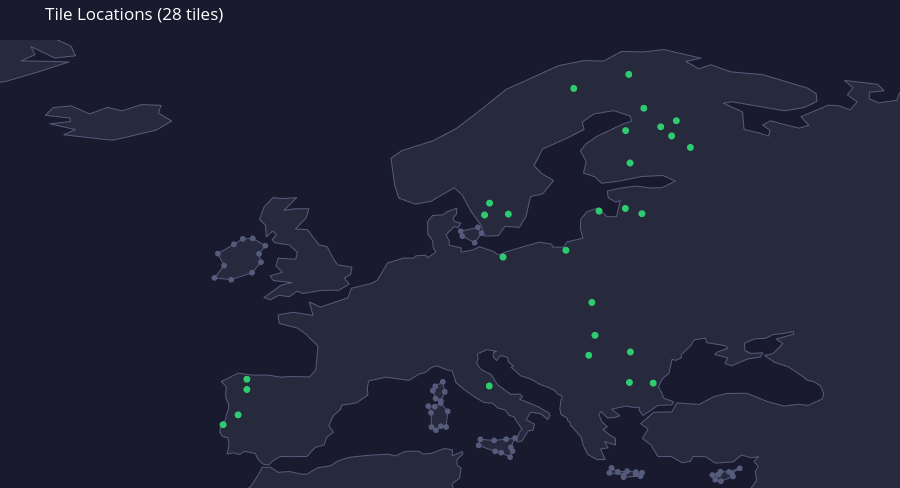

The cell this chart's notebook holds for it:
### Code cell
import glob
import json

import geopandas as gpd
import geodatasets
import plotly.graph_objects as go

records = []
for path in glob.glob("data/test_tiles/*/metadata.json"):
    with open(path) as f:
        meta = json.load(f)
    b = meta["bounds"]
    records.append({
        "tile_id": meta["tile_id"],
        "lon": (b["min_lon"] + b["max_lon"]) / 2,
        "lat": (b["min_lat"] + b["max_lat"]) / 2,
    })

print(f"Loaded {len(records)} tiles")

lons = [r["lon"] for r in records]
lats = [r["lat"] for r in records]
tile_ids = [r["tile_id"] for r in records]

world = gpd.read_file(geodatasets.get_path("naturalearth.land"))
EUROPE_BBOX = (-25, 34, 45, 72)  # min_lon, min_lat, max_lon, max_lat
europe = world.cx[EUROPE_BBOX[0]:EUROPE_BBOX[2], EUROPE_BBOX[1]:EUROPE_BBOX[3]]

fig = go.Figure()

# Draw land polygons as filled traces
for geom in europe.geometry:
    polys = geom.geoms if geom.geom_type == "MultiPolygon" else [geom]
    for poly in polys:
        x, y = poly.exterior.xy
        fig.add_trace(go.Scattergl(
            x=list(x), y=list(y),
            fill="toself",
            fillcolor="#27293d",
            line=dict(color="#555b7a", width=1),
            hoverinfo="skip",
            showlegend=False,
        ))

# Tile points — hover/click shows tile_id
fig.add_trace(go.Scattergl(
    x=lons, y=lats,
    mode="markers",
    marker=dict(size=7, color="#2ecc71"),
    text=tile_ids,
    hovertemplate="%{text}<br>lon: %{x:.3f}<br>lat: %{y:.3f}<extra></extra>",
    name="Tiles",
    showlegend=False
))

lon_span = EUROPE_BBOX[2] - EUROPE_BBOX[0]  # 70
lat_span = EUROPE_BBOX[3] - EUROPE_BBOX[1]  # 38

fig.update_layout(
    title=f"Tile Locations ({len(records)} tiles)",
    showlegend=False,  # belt-and-braces, kills legend at the figure level too
    xaxis=dict(range=[EUROPE_BBOX[0], EUROPE_BBOX[2]], visible=False),
    yaxis=dict(range=[EUROPE_BBOX[1], EUROPE_BBOX[3]], visible=False, scaleanchor="x"),
    plot_bgcolor="#1a1a2e",
    paper_bgcolor="#1a1a2e",
    font=dict(color="white"),
    width=900, height=(900 * lat_span / lon_span),
    margin=dict(l=0, r=0, t=40, b=0),  # small margins; t=40 leaves room for the title
)

fig.show()

### Figure 1 — Plotly figure (JSON) as saved in the notebook; plotly's stock layout.template omitted (floating-point values rounded to 4 significant figures; data arrays with more than 128 entries replaced by an {"elided": "..."} marker saying what was removed)
{"data": [{"fill": "toself", "fillcolor": "#27293d", "hoverinfo": "skip", "line": {"color": "#555b7a", "width": 1}, "showlegend": false, "type": "scattergl", "x": [34.58, 33.9, 33.97, 34.0, 32.98, 32.49, 32.26, 32.73, 32.8, 32.95, 33.67, 34.58], "y": [35.67, 35.25, 35.06, 34.98, 34.57, 34.7, 35.1, 35.14, 35.15, 35.39, 35.37, 35.67]}, {"fill": "toself", "fillcolor": "#27293d", "hoverinfo": "skip", "line": {"color": "#555b7a", "width": 1}, "showlegend": false, "type": "scattergl", "x": [23.7, 24.25, 25.03, 25.77, 25.75, 26.29, 26.16, 24.72, 24.74, 23.51, 23.7], "y": [35.71, 35.37, 35.42, 35.35, 35.18, 35.3, 35.0, 34.92, 35.08, 35.28, 35.71]}, {"fill": "toself", "fillcolor": "#27293d", "hoverinfo": "skip", "line": {"color": "#555b7a", "width": 1}, "showlegend": false, "type": "scattergl", "x": [15.52, 15.16, 15.31, 15.1, 14.34, 13.83, 12.43, 12.57, 13.74, 14.76, 15.52], "y": [38.23, 37.44, 37.13, 36.62, 37.0, 37.1, 37.61, 38.13, 38.03, 38.14, 38.23]}, {"fill": "toself", "fillcolor": "#27293d", "hoverinfo": "skip", "line": {"color": "#555b7a", "width": 1}, "showlegend": false, "type": "scattergl", "x": [9.21, 9.81, 9.67, 9.215, 8.807, 8.428, 8.388, 8.16, 8.71, 9.21], "y": [41.21, 40.5, 39.18, 39.24, 38.91, 39.17, 40.38, 40.95, 40.9, 41.21]}, {"fill": "toself", "fillcolor": "#27293d", "hoverinfo": "skip", "line": {"color": "#555b7a", "width": 1}, "showlegend": false, "type": "scattergl", "x": [9.56, 9.23, 8.776, 8.544, 8.746, 9.39, 9.56], "y": [42.15, 41.38, 41.58, 42.26, 42.63, 43.01, 42.15]}, {"fill": "toself", "fillcolor": "#27293d", "hoverinfo": "skip", "line": {"color": "#555b7a", "width": 1}, "showlegend": false, "type": "scattergl", "x": [-6.789, -8.562, -9.977, -9.166, -9.689, -8.328, -7.572, -6.734, -5.662, -6.198, -6.033, -6.789], "y": [52.26, 51.67, 51.82, 52.86, 53.88, 54.66, 55.13, 55.17, 54.55, 53.87, 53.15, 52.26]}, {"fill": "toself", "fillcolor": "#27293d", "hoverinfo": "skip", "line": {"color": "#555b7a", "width": 1}, "showlegend": false, "type": "scattergl", "x": [12.69, 12.09, 11.04, 10.9, 12.37, 12.69], "y": [55.61, 54.8, 55.36, 55.78, 56.11, 55.61]}, {"fill": "toself", "fillcolor": "#27293d", "hoverinfo": "skip", "line": {"color": "#555b7a", "width": 1}, "showlegend": false, "type": "scattergl", "x": [-3.005, -4.074, -3.055, -1.959, -2.22, -3.119, -2.085, -1.115, -0.4305, 0.185, 0.47, 1.682, 1.56, 1.051, 1.45, 0.5503, -0.7875, -2.49, -2.956, -3.617, -4.543, -5.245, -5.777, -4.31, -3.415, -4.984, -5.267, -4.222, -4.77, -4.58, -3.092, -2.945, -3.63, -4.844, -5.083, -4.719, -5.048, -5.586, -5.645, -6.15, -5.787, -5.01, -4.211, -3.005], "y": [58.64, 57.55, 57.69, 57.68, 56.87, 55.97, 55.91, 54.62, 54.46, 53.33, 52.93, 52.74, 52.1, 51.81, 51.29, 50.77, 50.77, 50.5, 50.7, 50.23, 50.34, 49.96, 50.16, 51.21, 51.43, 51.59, 51.99, 52.3, 52.84, 53.5, 53.4, 53.98, 54.62, 54.79, 55.06, 55.51, 55.78, 55.31, 56.28, 56.79, 57.82, 58.63, 58.55, 58.64]}, {"fill": "toself", "fillcolor": "#27293d", "hoverinfo": "skip", "line": {"color": "#555b7a", "width": 1}, "showlegend": false, "type": "scattergl", "x": [-14.51, -14.74, -13.61, -14.91, -17.79, -18.66, -19.97, -22.76, -21.78, -23.96, -22.18, -22.23, -24.33, -23.65, -22.13, -20.58, -19.06, -17.8, -16.17, -14.51], "y": [66.46, 65.81, 65.13, 64.36, 63.68, 63.5, 63.64, 63.96, 64.4, 64.89, 65.08, 65.38, 65.61, 66.26, 66.41, 65.73, 66.28, 65.99, 66.53, 66.46]}, {"fill": "toself", "fillcolor": "#27293d", "hoverinfo": "skip", "line": {"color": "#555b7a", "width": 1}, "showlegend": false, "type": "scattergl", "x": {"elided": "1299 float values"}, "y": {"elided": "1299 float values"}}, {"fill": "toself", "fillcolor": "#27293d", "hoverinfo": "skip", "line": {"color": "#555b7a", "width": 1}, "showlegend": false, "type": "scattergl", "x": {"elided": "132 float values"}, "y": {"elided": "132 float values"}}, {"hovertemplate": "%{text}<br>lon: %{x:.3f}<br>lat: %{y:.3f}<extra></extra>", "marker": {"color": "#2ecc71", "size": 7}, "mode": "markers", "name": "Tiles", "showlegend": false, "text": ["tile_950_1949", "tile_840_2091", "tile_546_2304", "tile_1026_1947", "tile_990_2409", "tile_952_2519", "tile_-273_1959", "tile_-301_1846", "tile_-273_1927", "tile_747_2321", "tile_563_2408", "tile_937_2421", "tile_487_2406", "tile_996_2622", "tile_-349_1814", "tile_820_2032", "tile_1100_2600", "tile_772_2655", "tile_503_2433", "tile_830_2184", "tile_853_2415", "tile_953_2042", "tile_938_2582", "tile_502_1938", "tile_1050_2589", "tile_1145_2550", "tile_1085_2572", "tile_948_2677"], "type": "scattergl", "x": [25.22, 22.3, 14.5, 27.24, 26.28, 25.27, -7.23, -7.973, -7.23, 19.83, 14.95, 24.87, 12.93, 26.44, -9.246, 21.77, 29.2, 20.5, 13.36, 22.04, 22.65, 25.3, 24.9, 13.33, 27.87, 30.39, 28.8, 25.17], "y": [42.95, 46.95, 53.59, 42.9, 57.27, 61.57, 43.22, 40.2, 42.35, 54.16, 57.23, 57.71, 57.16, 66.21, 39.37, 45.25, 65.15, 67.89, 58.16, 49.74, 57.49, 45.54, 64.32, 42.65, 64.64, 62.89, 63.86, 69.08]}], "layout": {"font": {"color": "white"}, "height": 488.6, "margin": {"b": 0, "l": 0, "r": 0, "t": 40}, "paper_bgcolor": "#1a1a2e", "plot_bgcolor": "#1a1a2e", "showlegend": false, "title": {"text": "Tile Locations (28 tiles)"}, "width": 900, "xaxis": {"range": [-25, 45], "visible": false}, "yaxis": {"range": [34, 72], "scaleanchor": "x", "visible": false}}}
